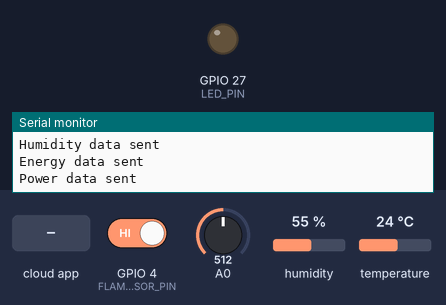
Bench run of a sketch on a simulated ESP8266 (NodeMCU). Parts: output pins drawn as LEDs (lit = HIGH), the last lines printed to the serial monitor. The test bench sets the inputs (shaded band); at power-on: GPIO 4 (FLAME_SENSOR_PIN) HIGH, A0 = 512, humidity 55 %, temperature 24 °C. WiFi joins after 1.5 s; servers stay silent unless stated; the Firebase database answers and starts empty.

Above: at 2.7 s.
2.8 s: the phone or cloud app sets bouton to 1
At 3.4 s:
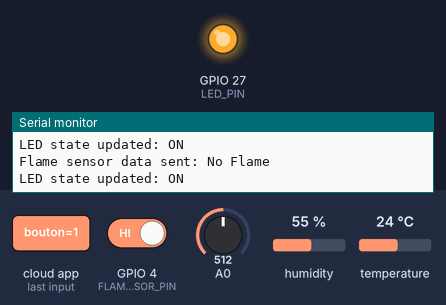
10.0 s: the phone or cloud app sets bouton to 0
At 11.2 s:
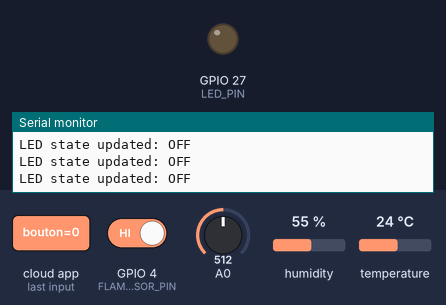
Timing chart, 0 to 13.0 s (numbered marks = the images above; inputs shaded):
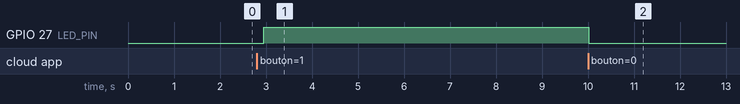

The sketch:

smarthome.ino
```cpp
#include <Arduino.h>
#if defined(ESP32)
  #include <WiFi.h>
#elif defined(ESP8266)
  #include <ESP8266WiFi.h>
#endif
#include <Firebase_ESP_Client.h>
#include <Wire.h>
#include <LiquidCrystal_I2C.h>
#include <DHT.h>

// Provide the token generation process info.
#include "addons/TokenHelper.h"
// Provide the RTDB payload printing info and other helper functions.
#include "addons/RTDBHelper.h"

// Wi-Fi credentials
#define WIFI_SSID "DRACARYS"
#define WIFI_PASSWORD "123456789"

// Firebase credentials
#define API_KEY "AIzaSyB8kvEJM9nhzc54Yyf0pvGtsY6wujBo3eU"
#define DATABASE_URL "https://smart-c2aaf-default-rtdb.firebaseio.com/"

// Firebase objects
FirebaseData fbdo;
FirebaseAuth auth;
FirebaseConfig config;

// DHT11 sensor configuration
#define DHTPIN 12
#define DHTTYPE DHT11
DHT dht(DHTPIN, DHTTYPE);

// Flame sensor configuration
#define FLAME_SENSOR_PIN 4
// Additional configuration to make flame detection more robust
unsigned long lastFlameCheckTime = 0;
const unsigned long FLAME_CHECK_INTERVAL = 1000; // Check flame sensor every 1 second
bool previousFlameState = false;
int flameTriggerCount = 0;
const int FLAME_TRIGGER_THRESHOLD = 3; // Number of consecutive readings to confirm flame

// ACS712 current sensor configuration
#define ACS712_PIN 14
#define SENSOR_CALIBRATION 0.066 // Adjust based on ACS712 model (e.g., 5A, 20A, 30A)

// LED and buzzer configuration
#define LED_PIN 27


// LCD configuration
LiquidCrystal_I2C lcd(0x27, 16, 2);

// Other variables
unsigned long sendDataPrevMillis = 0;
int count = 0;
bool signupOK = false;
bool ledState = false;

// Function to calculate RMS current and energy usage
float calculateEnergyUsage() {
  const int sampleCount = 1000;
  float sum = 0;

  for (int i = 0; i < sampleCount; i++) {
 float sensorValue = analogRead(ACS712_PIN) - 512; // Normalize around 0
float current = sensorValue * (5.0 / 1023.0) / SENSOR_CALIBRATION;

    sum += current * current;
    delayMicroseconds(100);
  }

 float rmsCurrent = sqrt(sum / sampleCount);

float power = rmsCurrent * 230; // Power in watts
  return power * (millis() / 3600000.0); // Convert to energy usage in kWh
}

// Enhanced flame detection function
bool detectFlame() {
  // Read flame sensor
  bool currentFlameState = (digitalRead(FLAME_SENSOR_PIN) == LOW);

  // Implement debounce and trigger logic
  if (currentFlameState == previousFlameState) {
    flameTriggerCount++;
  } else {
    flameTriggerCount = 0;
  }

  // Update previous state
  previousFlameState = currentFlameState;

  // Return true only if flame is detected consistently
  return (flameTriggerCount >= FLAME_TRIGGER_THRESHOLD) && currentFlameState;
}

// Function to handle Firebase LED control
void handleLEDControl() {
  if (Firebase.RTDB.getBool(&fbdo, "EnergyMonitor/bouton")) {
    bool ledState = fbdo.boolData();
    digitalWrite(LED_PIN, ledState ? HIGH : LOW);
    Serial.print("LED state updated: ");
    Serial.println(ledState ? "ON" : "OFF");
  } else {
    Serial.println("Failed to get LED state");
    Serial.println("REASON: " + fbdo.errorReason());
  }
}

void setup() {
  Serial.begin(115200);
  WiFi.begin(WIFI_SSID, WIFI_PASSWORD);
  Serial.print("Connecting to Wi-Fi");
  while (WiFi.status() != WL_CONNECTED) {
    Serial.print(".");
    delay(300);
  }
  Serial.println("\nConnected to Wi-Fi");

  // Initialize Firebase
  config.api_key = API_KEY;
  config.database_url = DATABASE_URL;

  if (Firebase.signUp(&config, &auth, "", "")) {
    Serial.println("Firebase signup successful");
    signupOK = true;
  } else {
    Serial.printf("Firebase signup failed: %s\n", config.signer.signupError.message.c_str());
  }

  config.token_status_callback = tokenStatusCallback;
  Firebase.begin(&config, &auth);
  Firebase.reconnectWiFi(true);

  // Initialize sensors and peripherals
  dht.begin();
  pinMode(FLAME_SENSOR_PIN, INPUT);
  pinMode(LED_PIN, OUTPUT);

  lcd.backlight();
  lcd.clear();
}

void loop() {
  if (Firebase.ready() && signupOK) {
    // Check for LED control changes
    handleLEDControl();

    // Continuously check and send flame sensor data
    if (millis() - lastFlameCheckTime >= FLAME_CHECK_INTERVAL) {
      lastFlameCheckTime = millis();

      // Detect flame with enhanced method
      bool flameDetected = detectFlame();

      // Always send flame sensor data to Firebase
      if (Firebase.RTDB.setBool(&fbdo, "EnergyMonitor/flame_detected", flameDetected)) {
        Serial.println("Flame sensor data sent: " + String(flameDetected ? "FLAME DETECTED" : "No Flame"));
      } else {
        Serial.println("Failed to send flame sensor data");
        Serial.println("REASON: " + fbdo.errorReason());
      }

      // Control buzzer based on flame detection
      if (flameDetected) {

        Serial.println("ALERT: Flame Detected! Buzzer Activated!");
      }
    }

    // Send other sensor data every 15 seconds
    if (millis() - sendDataPrevMillis > 15000 || sendDataPrevMillis == 0) {
      sendDataPrevMillis = millis();

      // Read actual sensor values
      float temperature = dht.readTemperature();
      float humidity = dht.readHumidity();

      // Calculate energy usage
      float energyUsed = calculateEnergyUsage();

      // Send temperature data to Firebase
      if (Firebase.RTDB.setFloat(&fbdo, "EnergyMonitor/temperature", temperature)) {
        Serial.println("Temperature data sent");
      } else {
        Serial.println("Failed to send temperature data");
        Serial.println("REASON: " + fbdo.errorReason());
      }

      // Send humidity data to Firebase
      if (Firebase.RTDB.setFloat(&fbdo, "EnergyMonitor/humidity", humidity)) {
        Serial.println("Humidity data sent");
      } else {
        Serial.println("Failed to send humidity data");
        Serial.println("REASON: " + fbdo.errorReason());
      }

      // Send energy data to Firebase
     if (Firebase.RTDB.setFloat(&fbdo, "EnergyMonitor/Current", energyUsed)) {
    Serial.println("Energy data sent");
} else {
    Serial.println("Failed to send energy data");
    Serial.println("REASON: " + fbdo.errorReason());
}

      // Send power data to Firebase (assuming 230V AC)
      if (Firebase.RTDB.setFloat(&fbdo, "EnergyMonitor/Power", energyUsed * 230)) {
        Serial.println("Power data sent");
      } else {
        Serial.println("Failed to send power data");
        Serial.println("REASON: " + fbdo.errorReason());
      }

      // Send total energy data to Firebase
      if (Firebase.RTDB.setFloat(&fbdo, "EnergyMonitor/TotalEnergy", energyUsed)) {
        Serial.println("Total energy data sent");
      } else {
        Serial.println("Failed to send total energy data");
        Serial.println("REASON: " + fbdo.errorReason());
      }

      // Update LCD display with actual sensor values
      lcd.clear();
      lcd.setCursor(0, 0);
      lcd.print("Temp: ");
      lcd.print(temperature);
      lcd.print("C");
      lcd.setCursor(0, 1);
      lcd.print("Flame: ");
      lcd.print(previousFlameState ? "YES" : "NO");

      // Retrieve LED state from Firebase
      if (Firebase.RTDB.getBool(&fbdo, "EnergyMonitor/bouton")) {
        ledState = fbdo.boolData();
        digitalWrite(LED_PIN, ledState ? HIGH : LOW);
      } else {
        Serial.println("Failed to get LED state");
        Serial.println("REASON: " + fbdo.errorReason());
      }
    }
  }
}
```

Measured:
- after the input at 2.8 s, GPIO 27 (LED_PIN): LOW → HIGH after 0.15 s
- after the input at 10.0 s, GPIO 27 (LED_PIN): HIGH → LOW at once
